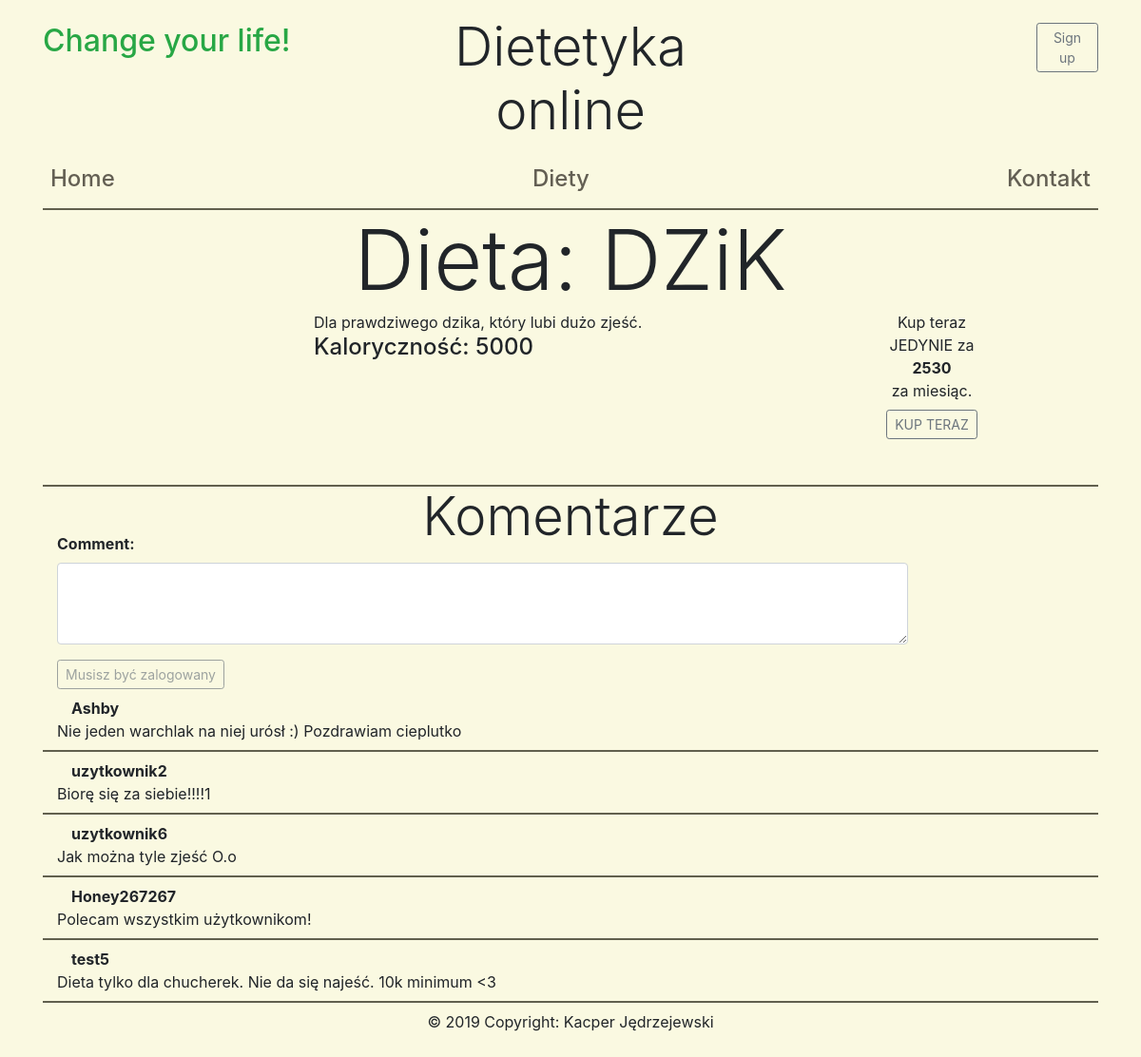
Screenshot of /dieta.php with the database file from the repository.
### tables this page shows
CREATE TABLE IF NOT EXISTS `diety` (
  `id_diety` INT NOT NULL AUTO_INCREMENT,
  `nazwa` VARCHAR(45) NOT NULL,
  `cena` INT NOT NULL,
  `opis` VARCHAR(512) NOT NULL,
  `kalorycznosc` INT NOT NULL,
  PRIMARY KEY (`id_diety`));

CREATE TABLE IF NOT EXISTS `opinie` (
  `id_opinii` INT NOT NULL AUTO_INCREMENT,
  `id_user` INT NOT NULL,
  `id_diety` INT NOT NULL,
  `tekst` VARCHAR(255) NOT NULL,
  `data_wstawienia` DATE NOT NULL,
  PRIMARY KEY (`id_opinii`),
  CONSTRAINT `fk_Opinia_uzytkownicy1`
    FOREIGN KEY (`id_user`)
    REFERENCES `uzytkownicy` (`id_uzytkownika`)
    ON DELETE NO ACTION
    ON UPDATE NO ACTION,
  CONSTRAINT `fk_Opinia_dieta1`
    FOREIGN KEY (`id_diety`)
    REFERENCES `diety` (`id_diety`)
    ON DELETE NO ACTION
    ON UPDATE NO ACTION);

CREATE TABLE IF NOT EXISTS `uzytkownicy` (
  `id_uzytkownika` INT NOT NULL AUTO_INCREMENT,
  `imie` VARCHAR(45) NOT NULL,
  `nazwisko` VARCHAR(45) NOT NULL,
  `email` VARCHAR(45) NOT NULL,
  `miasto` VARCHAR(45) NOT NULL,
  `ulica` VARCHAR(45) NOT NULL,
  `nr_domu` VARCHAR(45) NOT NULL,
  `nr_mieszkania` VARCHAR(45) NULL,
  `data_urodzenia` DATE NOT NULL,
  `plec` ENUM('M', "K") NOT NULL,
  `login` VARCHAR(45) NOT NULL,
  `password` VARCHAR(45) NOT NULL,
  `pracownik` INT(1) NOT NULL,
  `data_zarejestrowania` DATE NOT NULL,
  PRIMARY KEY (`id_uzytkownika`));

### dieta.php (the view, shortened to what this page needs)
<?php include 'header.php'; ?>
<?php
  $idDiety = $_GET['id'] + 1;
  include 'config.php';
  $connect = new PDO($servername, $username, $password, $options);
  $sql = sprintf("SELECT * FROM diety WHERE id_diety = $idDiety");
  $statement = $connect->prepare($sql);
  $statement->execute();
  $result = $statement->fetchAll();
  if($result){
    foreach ($result as $row) {
      $result = $row;
    }
  }
?>
<div class = "row">
  <div class = "col-12 display-2 text-center"><?php echo "Dieta: ".$result['nazwa'];?></div>
</div>
<div class = "row">
  <div class = "col-3"></div>
  <div class = "col-5 align_justify"><?php echo $result['opis'];?>
    <h4>Kaloryczność: <?php echo $result['kalorycznosc'];?></h4>
  </div>
  <div class = "col-4 text-center">
    <label>Kup teraz<br> JEDYNIE za<br><b> <?php echo $result['cena'];?></b><br> za miesiąc.</label><br>
    <a href='buy.php?id=<?php echo $idDiety?>' class='btn btn-sm btn-outline-secondary'>KUP TERAZ</a>
  </div>
</div>
<div class = "row py-5">
  <div class = "col-12 text-center display-4">
    <span id = "pasek">Komentarze</span>
  </div>
</div>
<form action="sendComment.php" method="post">
    <div class="form-group col-10">
        <label for="comment"><b>Comment:</b></label>
        <textarea class="form-control" rows="3" name="comment" id="comment"></textarea>
    </div>
    <div class="col-2">
    <?php
      if(isset($_SESSION['login'])){
        echo '<input type="submit" name="submit" value="Dodaj komentarz" class="btn btn-sm btn-outline-secondary">';
      } else {
        echo '<input type="button" name="" value="Musisz być zalogowany" class="btn btn-sm btn-outline-secondary disabled ">';
      }?>
        </div>
</form>
<?php
  $sql = sprintf("select o.id_opinii, u.login, o.tekst from opinie as o inner join uzytkownicy as u on o.id_user = u.id_uzytkownika where o.id_diety=$idDiety");
  $statement = $connect->prepare($sql);
  $statement->execute();
  $result = $statement->fetchAll();
  foreach ($result as $row) {
    $del = "";
    echo "<div class='col-8 py-2'><div class='col-3'><b>".$row['login']."</b></div><div class='row'><div class='col-10'>".$row['tekst']."</div>$del
    </div></div>";
    echo "<span id='pasek'></span>";
  }
?>
<?php include 'footer.php'; ?>

### rows the page displays
diety: nazwa "DZiK", opis "Dla prawdziwego dzika, który lubi dużo zjeść.", kalorycznosc "5000", cena "2530"
opinie: id_user.login "Ashby", tekst "Nie jeden warchlak na niej urósł :) Pozdrawiam cieplutko"
opinie: id_user.login "uzytkownik2", tekst "Biorę się za siebie!!!!1"
opinie: id_user.login "uzytkownik6", tekst "Jak można tyle zjeść O.o"
opinie: id_user.login "Honey267267", tekst "Polecam wszystkim użytkownikom!"
opinie: id_user.login "test5", tekst "Dieta tylko dla chucherek. Nie da się najeść. 10k minimum <3"
